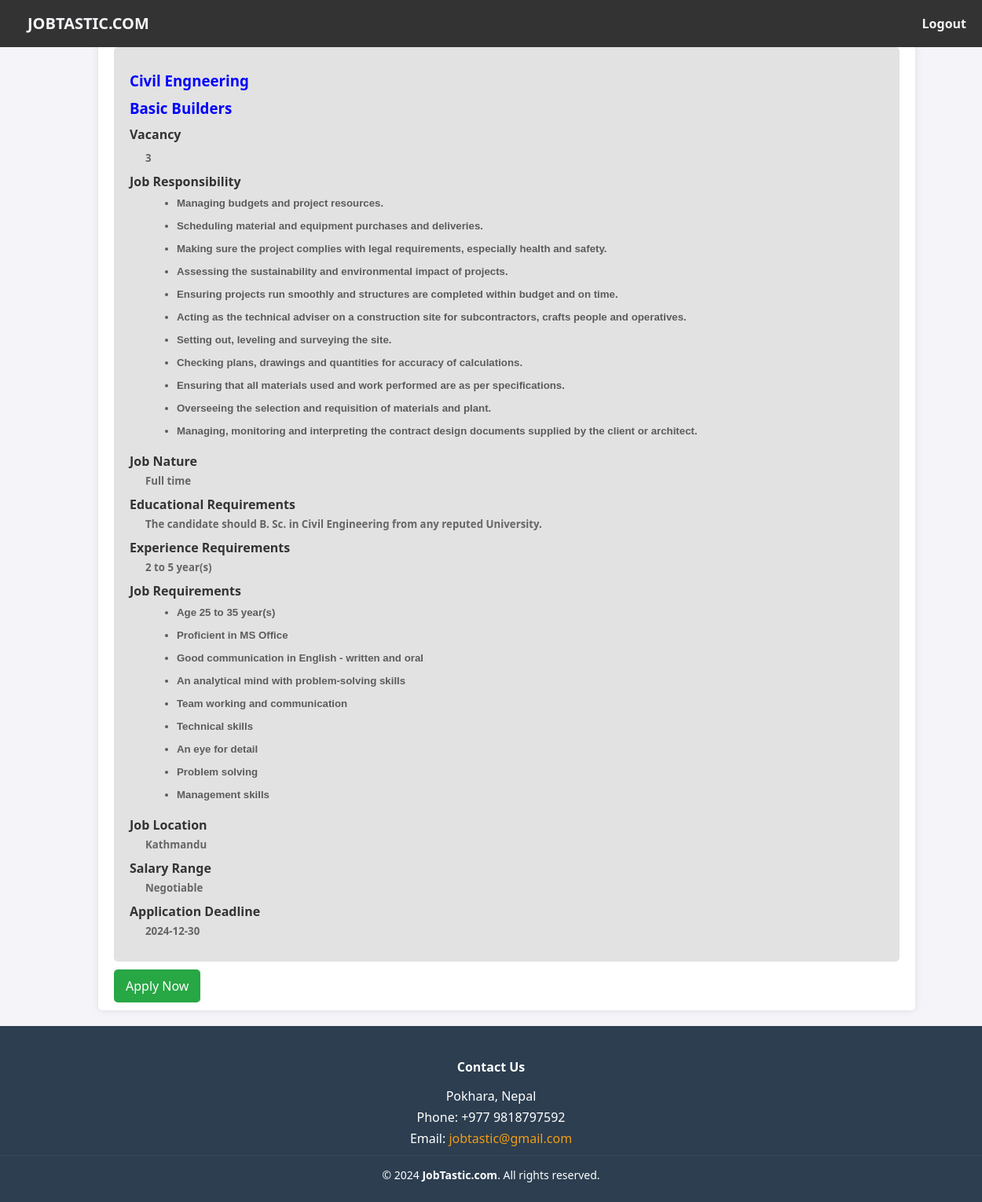
The app's page /views/view_details.php?job_id=28 (signed in) with its own data.
### tables this page shows
CREATE TABLE `all_jobs` (
  `all_jobs_id` int(11) NOT NULL,
  `position_name` varchar(255) NOT NULL,
  `company_name` varchar(255) NOT NULL,
  `job_category` varchar(255) DEFAULT NULL,
  `vacancy` int(11) NOT NULL,
  `job_responsibility` text NOT NULL,
  `job_nature` varchar(255) NOT NULL,
  `job_requirments` text NOT NULL,
  `educational_requirements` varchar(255) DEFAULT NULL,
  `experience_requirement` varchar(255) DEFAULT NULL,
  `last_date_of_apply` date NOT NULL,
  `job_location` varchar(255) NOT NULL,
  `salary_rang` varchar(255) NOT NULL
);

### views/view_details.php (the view, shortened to what this page needs)
<!DOCTYPE html>
<html lang="en">
<head>
  <link rel="stylesheet" href="../assets/css/user.css">
</head>
<body>
<?php include('../shared/navbar.php'); ?>
<div class="content">
  <div class="container">
    <?php
    include('../helper/database.php');
    if (isset($_GET['job_id'])) {
      $job_id = intval($_GET['job_id']);
      $sql = "SELECT * FROM all_jobs WHERE all_jobs_id = $job_id";
      $select = mysqli_query($connect, $sql);
      if (mysqli_num_rows($select) > 0) {
        while ($row = mysqli_fetch_assoc($select)) {
    ?>
      <div class="jumbotron">
        <h3><?php echo htmlspecialchars($row["position_name"]); ?></h3>
        <h3><?php echo htmlspecialchars($row["company_name"]); ?></h3>
        <h4>Vacancy</h4>
        <h5><?php echo htmlspecialchars($row["vacancy"]); ?></h5>
        <h4>Job Responsibility</h4>
        <h5><?php echo htmlspecialchars_decode(stripslashes($row["job_responsibility"])); ?></h5>
        <h4>Job Nature</h4>
        <h5><?php echo htmlspecialchars($row["job_nature"]); ?></h5>
        <h4>Educational Requirements</h4>
        <h5><?php echo htmlspecialchars($row["educational_requirements"]); ?></h5>
        <h4>Experience Requirements</h4>
        <h5><?php echo htmlspecialchars($row["experience_requirement"]); ?></h5>
        <h4>Job Requirements</h4>
        <h5><?php echo htmlspecialchars_decode(stripslashes($row["job_requirments"])); ?></h5>
        <h4>Job Location</h4>
        <h5><?php echo htmlspecialchars($row["job_location"]); ?></h5>
        <h4>Salary Range</h4>
        <h5><?php echo htmlspecialchars($row["salary_rang"]); ?></h5>
        <h4>Application Deadline</h4>
        <h5><?php echo htmlspecialchars($row["last_date_of_apply"]); ?></h5>
      </div>
      <a href="apply_form.php?app_name=<?php echo urlencode($_SESSION['username']); ?>&job_id=<?php echo $row['all_jobs_id']; ?>"
             class="btn btn-success" onclick="return handleApply()">Apply Now</a>
    <?php
        }
      } else {
        echo "<p>No job details found.</p>";
      }
    } else {
      echo "<p>No job ID specified.</p>";
    }
    ?>
  </div>
</div>
<?php include('../shared/footer.php'); ?>
</body>
</html>

### assets/css/user.css (style rules this page uses)
html, body { height: 100%; margin: 0; font-family: Arial, sans-serif; }
body { display: flex; flex-direction: column; background-color: #f4f4f4; }
.content { flex: 1; width: 100%; padding: 20px; }
.container { width: 80%; margin: 0 auto; background-color: #fff; box-shadow: 0px 0px 10px rgba(0, 0, 0, 0.1); padding: 20px; border-radius: 5px; }
.jumbotron { padding: 20px; margin: 20px 0; background-color: #e2e2e2; border-radius: 5px; transition: background-color 0.3s ease; }
.jumbotron h3 { color: blue; margin: 10px 0; }
.jumbotron h4 { color: #333; margin: 10px 0 5px; }
.jumbotron h5 { margin: 0 0 10px 20px; color: #666; }
.jumbotron h5:first-of-type { margin-top: 10px; }
h3 { color: #333; margin: 10px 0; }
a { color: #333; text-decoration: none; }
.btn-success { background-color: #28a745; color: white; border: none; padding: 10px 15px; text-decoration: none; border-radius: 5px; }

### shared/navbar.php (style rules this page uses)
body { font-family: 'Segoe UI', Tahoma, Geneva, Verdana, sans-serif; margin: 0; padding: 0; box-sizing: border-box; background-color: #f4f4f9; }

### records on screen
all_jobs: position_name "Civil Engneering", company_name "Basic Builders", vacancy "3", job_responsibility "Managing budgets and project resources. Scheduling material and equipment purchases and deliveries. Making sure the project complies with legal requirements, especially health and safety. Assessing the sustainability and environmental impact of projects. Ensuring projects run smoothly and structures are completed within budget and on time. Acting as the technical adviser on a construction site for subcontractors, crafts people and operatives. Setting out, leveling and surveying the site. Checking plans, drawings and quantities for accuracy of calculations. Ensuring that all materials used and work performed are as per specifications. Overseeing the selection and requisition of materials and…", job_nature "Full time", educational_requirements "The candidate should B. Sc. in Civil Engineering from any reputed University.", experience_requirement "2 to 5 year(s)", job_requirments "Age 25 to 35 year(s) Proficient in MS Office Good communication in English - written and oral An analytical mind with problem-solving skills Team working and communication Technical skills An eye for detail Problem solving Management skills", job_location "Kathmandu", salary_rang "Negotiable", last_date_of_apply "2024-12-30"
